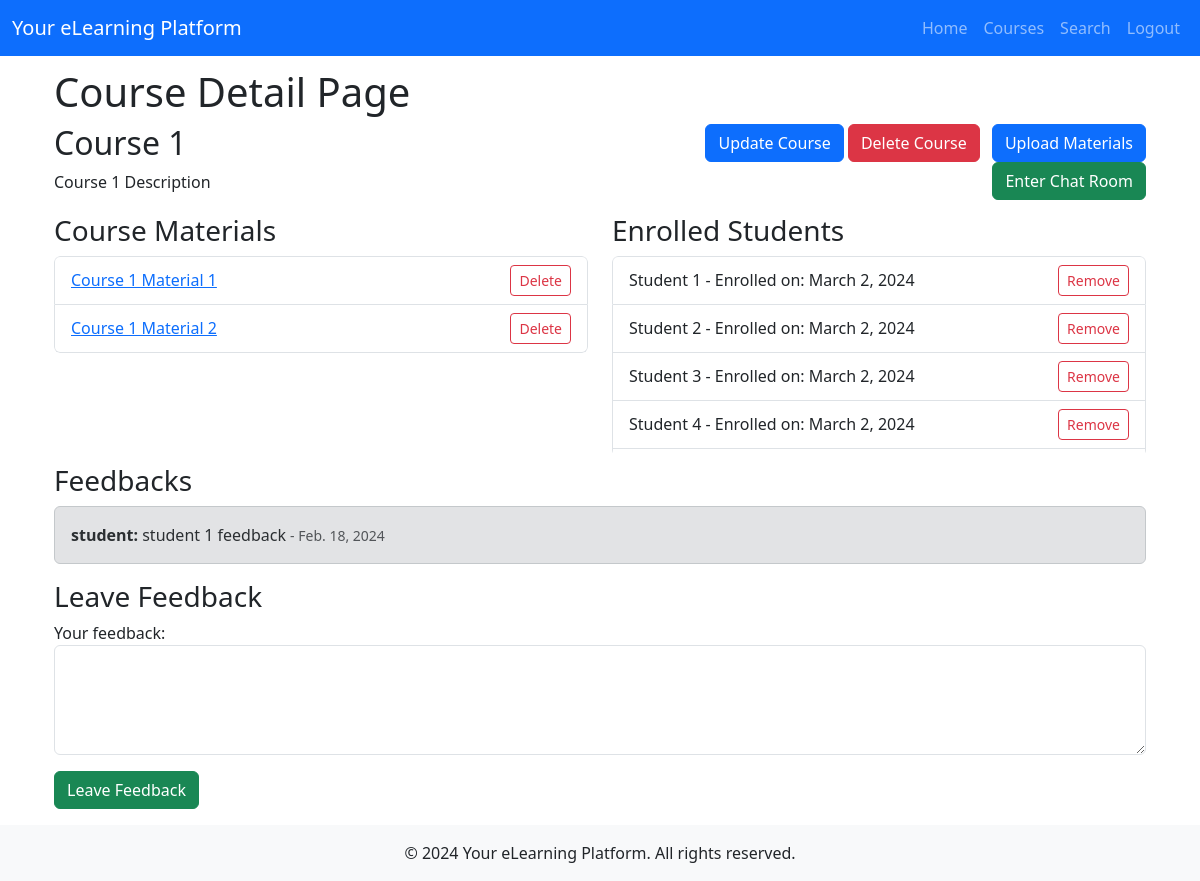
The app's page /courses/1/ (signed in) with its own data.
### eLearningApp/models.py (models this page shows, shortened)
class Course(models.Model):
    title = models.CharField(max_length=200)
    description = models.TextField()
    instructor = models.ForeignKey(
        settings.AUTH_USER_MODEL, on_delete=models.CASCADE, related_name='courses'
    )
    class Meta:
        permissions = [
            ("can_create_course", "Can create course"),
        ]

class CourseMaterial(models.Model):
    course = models.ForeignKey(Course, related_name='materials', on_delete=models.CASCADE)
    file = models.FileField(upload_to='course_materials/')
    name = models.CharField(max_length=255)

class Enrollment(models.Model):
    student = models.ForeignKey(CustomUser, on_delete=models.CASCADE, related_name='enrollments')
    course = models.ForeignKey(Course, on_delete=models.CASCADE, related_name='enrollments')
    date_enrolled = models.DateTimeField(auto_now_add=True)
    class Meta:
        unique_together = ('student', 'course')

class CustomUser(AbstractUser, PermissionsMixin):
    STUDENT = 'student'
    TEACHER = 'teacher'
    ROLE_CHOICES = [
        (STUDENT, _('Student')),
        (TEACHER, _('Teacher')),
    ]
    username = models.CharField(max_length=150, unique=True)
    email = models.EmailField(_('email address'), unique=True)
    full_name = models.CharField(max_length=150, default='Please Update')
    role = models.CharField(
        _('Role'),
        max_length=20,
        choices=ROLE_CHOICES,
        default=STUDENT,
    )
    photo = models.ImageField(upload_to='profile_photos/', null=True, blank=True)
    is_active = models.BooleanField(default=True)
    is_staff = models.BooleanField(default=False)
    objects = CustomUserManager()
    EMAIL_FIELD = 'email'
    USERNAME_FIELD = 'username'
    REQUIRED_FIELDS = ['email']
    groups = models.ManyToManyField(
        Group,
        verbose_name=_('groups'),
        blank=True,
        help_text=_('The groups this user belongs to.'),
        related_name="elearning_users",
        related_query_name="elearning_user",
    )
    user_permissions = models.ManyToManyField(
        Permission,
        verbose_name=_('user permissions'),
        blank=True,
        help_text=_('Specific permissions for this user.'),
        related_name="elearning_user_permissions",
        related_query_name="elearning_user_permission",
    )

class Feedback(models.Model):
    course = models.ForeignKey(Course, on_delete=models.CASCADE, related_name="feedbacks")
    student = models.ForeignKey(settings.AUTH_USER_MODEL, on_delete=models.CASCADE)
    text = models.TextField()
    created_at = models.DateTimeField(auto_now_add=True)

### eLearningApp/views.py (the view, shortened to what this page needs)
# urls.py: path('courses/<int:course_id>/', views.course_detail, name='course_detail'),
@login_required
def course_detail(request, course_id):
    course = get_object_or_404(Course, pk=course_id)
    enrolled = Enrollment.objects.filter(student=request.user, course=course).exists()
    if not (request.user == course.instructor or request.user.role == CustomUser.STUDENT):
        return HttpResponseForbidden("You are not allowed to view this page.")
    feedbacks = Feedback.objects.filter(course=course)
    feedback_form = FeedbackForm()
    upload_form = CourseMaterialForm()
    course_update_form = CourseUpdateForm(instance=course)
    context = {
        'course': course,
        'enrolled': enrolled,
        'feedbacks': feedbacks,
        'feedback_form': feedback_form,
        'upload_form': upload_form,
        'course_update_form': course_update_form,
    }
    return render(request, 'course_detail.html', context)

### eLearningApp/forms.py
class FeedbackForm(forms.ModelForm):
    class Meta:
        model = Feedback
        fields = ['text']
        widgets = {
            'text': forms.Textarea(attrs={'rows': 4, 'class': 'form-control'}),
        }
        labels = {
            'text': 'Your feedback',
        }

class CourseMaterialForm(forms.ModelForm):
    class Meta:
        model = CourseMaterial
        fields = ['file', 'name']
        help_texts = {
            'file': "Upload course material here. Supports images, PDFs, etc.",
            'name': "Please include a name for the uploaded material",
        }

### eLearningApp/templates/course_detail.html (shortened to what this page needs)
{% extends 'base.html' %}
{% load widget_tweaks %}
{% block content %}
    <div class="container">
        <h1>Course Detail Page</h1>
        <div class="row mb-1">
            <div class="col">
                <h2>{{ course.title }}</h2>
                <p>{{ course.description }}</p>
            </div>
            <div class="col text-end">
                {% if perms.eLearningApp.can_create_course %}
                    <button type="button" class="btn btn-primary ms-2" data-bs-toggle="modal" data-bs-target="#updateCourseModal">Update Course</button>
                    <form action="{% url 'delete_course' course.id %}" method="post" class="d-inline">
                        <button type="submit" class="btn btn-danger" onclick="return confirm('Are you sure you want to delete this course?');">Delete Course</button>
                    </form>
                    <button type="button" class="btn btn-primary ms-2" data-bs-toggle="modal" data-bs-target="#uploadMaterialModal">Upload Materials</button>
                {% endif %}
                {% if perms.eLearningApp.can_create_course or enrolled %}
                    <button id="enter-chat-room" class="btn btn-success ms-2">Enter Chat Room</button>
                {% endif %}
            </div>
        </div>
        {% if perms.eLearningApp.can_create_course %}
            <div class="row">
                <div class="col-md-6">
                    <h3>Course Materials</h3>
                    {% if course.materials.exists %}
                        <div class="list-group limiter">
                            {% for material in course.materials.all %}
                                <li class="list-group-item d-flex justify-content-between align-items-center">
                                    <div>
                                        <a href="{{ material.file.url }}">{{ material.name }}</a>
                                    </div>
                                    <div>
                                        <form action="{% url 'delete_material' material.id %}" method="post" class="d-inline">
                                            <button type="submit" class="btn btn-outline-danger btn-sm" onclick="return confirm('Are you sure?');">Delete</button>
                                        </form>
                                    </div>
                                </li>
                            {% endfor %}
                        </div>
                    {% else %}
                        <p>No materials uploaded yet.</p>
                    {% endif %}
                </div>
                <div class="col-md-6">
                    <h3>Enrolled Students</h3>
                    {% if course.enrollments.exists %}
                        <div class="list-group limiter">
                            {% for enrollment in course.enrollments.all %}
                                <li class="list-group-item d-flex justify-content-between align-items-center">
                                    <div>
                                        {{ enrollment.student.full_name }} - Enrolled on: {{ enrollment.date_enrolled|date:"N j, Y" }}
                                    </div>
                                    <div>
                                        <form action="{% url 'course_detail' course_id=course.id %}" method="post" class="d-inline">
                                            <button type="submit" class="btn btn-outline-danger btn-sm" onclick="return confirm('Are you sure you want to remove this student?');">Remove</button>
                                        </form>
                                    </div>
                                </li>
                            {% endfor %}
                        </div>
                    {% else %}
                        <p class="text-muted">No students enrolled.</p>
                    {% endif %}
                </div>
            </div>
        {% endif %}
        <div class="mt-2">
            <h3>Feedbacks</h3>
            {% for feedback in feedbacks %}
                <div class="alert alert-secondary" role="alert">
                    <strong>{{ feedback.student.username }}:</strong> {{ feedback.text }} <small class="text-muted">- {{ feedback.created_at|date:"N j, Y" }}</small>
                </div>
            {% empty %}
                <p>No feedbacks yet.</p>
            {% endfor %}
        </div>
        <h3>Leave Feedback</h3>
        <form method="post" class="mb-3">
            {% for field in feedback_form %}
                <div class="mb-3">
                    {{ field.label_tag }}
                    {% render_field field class="form-control" %}
                </div>
            {% endfor %}
            <button type="submit" class="btn btn-success" name="leave_feedback">Leave Feedback</button>
        </form>
    </div>
{% endblock %}

### eLearningApp/templates/course_detail.html (style rules this page uses)
.limiter { max-height: 200px; overflow-y: auto; }

### records on screen
Course: title "Course 1", description "Course 1 Description"
CourseMaterial: name "Course 1 Material 1"
CourseMaterial: name "Course 1 Material 2"
Enrollment: student.full_name "Student 1", date_enrolled "March 2, 2024"
Enrollment: student.full_name "Student 2", date_enrolled "March 2, 2024"
Enrollment: student.full_name "Student 3", date_enrolled "March 2, 2024"
Enrollment: student.full_name "Student 4", date_enrolled "March 2, 2024"
Feedback: student.username "student", text "student 1 feedback", created_at "Feb. 18, 2024"

### other values on screen
{{ field.label_tag }} "Your feedback:"
